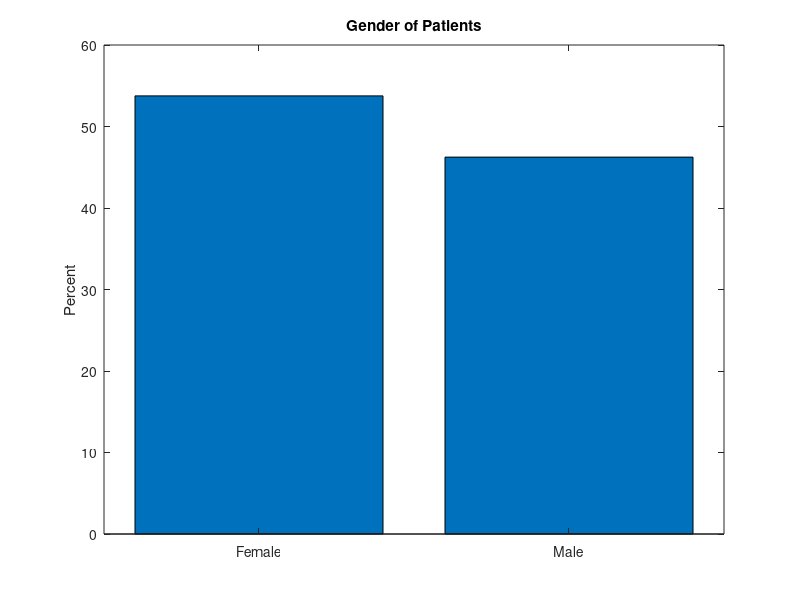
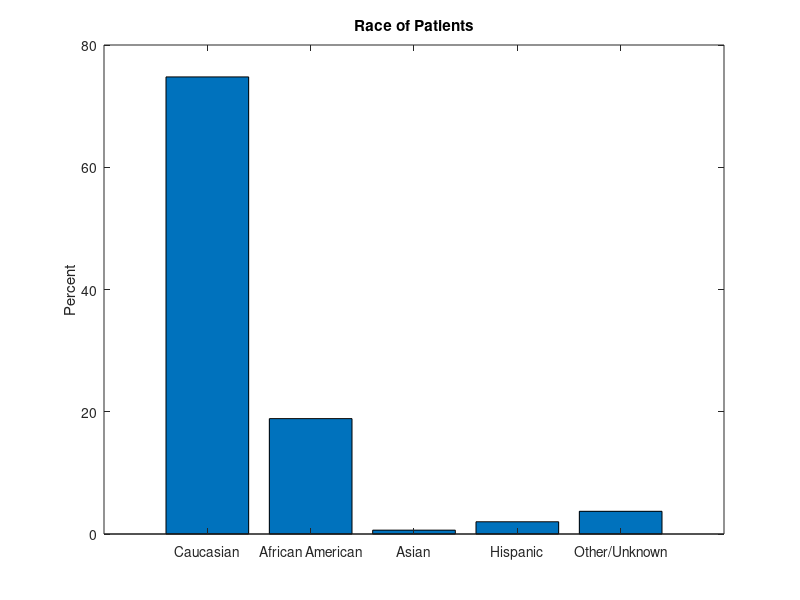
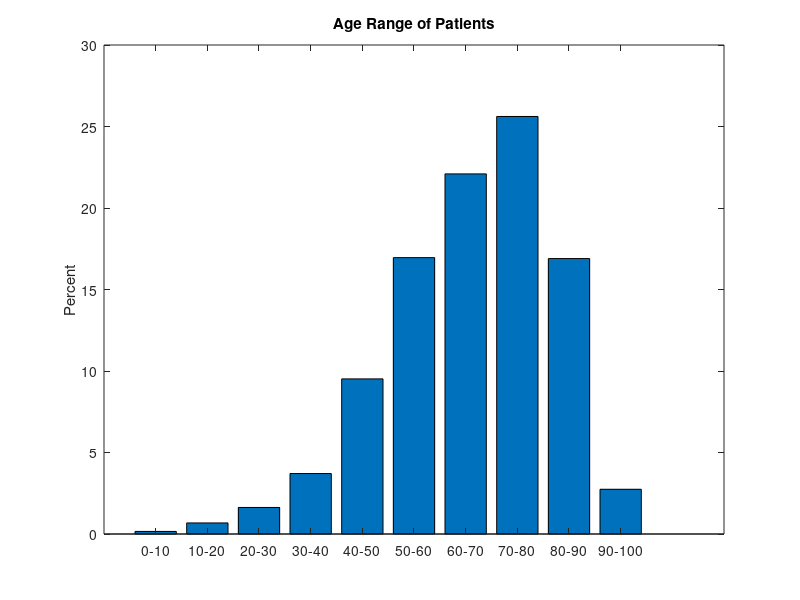
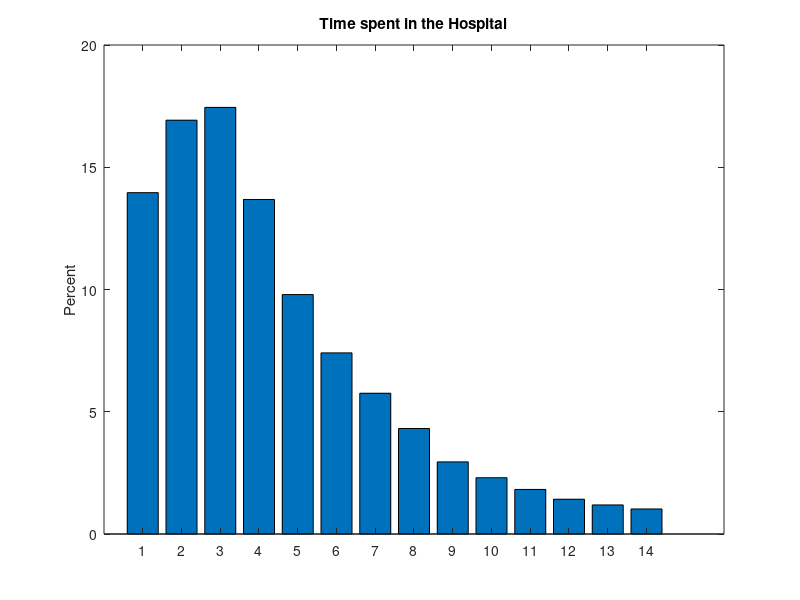

MATLAB code for these plots, in order:
%% This code is to calculate and obtain some interesting statistics about
% the data set that we're working with. We'll be looking at gender, race, 
% age, hospital readmission rates, Time in the hospital

clear
close all
load('Final_Data.mat')

%% Here we look at gender: second column.
figure
col = 2;
tb = tabulate(X_Data(:,col));
bar(tb(:,3))
set(gca,'XTickLabel',{'Female', 'Male'})
title('Gender of Patients')
ylabel('Percent')

%% Here we look at race: first column
figure
col = 1;
tb = tabulate(X_Data(:,col));
bar(tb(:,3))
set(gca,'XTickLabel',{'Caucasian', 'African American', 'Asian','Hispanic','Other/Unknown'})
title('Race of Patients')
ylabel('Percent')

%% Here we look at Ages: Third column
figure
col = 3;
tb = tabulate(X_Data(:,col));
bar(tb(:,3))
set(gca,'XTickLabel',{'0-10', '10-20', '20-30','30-40','40-50','50-60', '60-70', '70-80','80-90','90-100'})
title('Age Range of Patients')
ylabel('Percent')

%% Here we look at Time spent in the hospital: Seventh column
figure
col = 7;
tb = tabulate(X_Data(:,col));
bar(tb(:,3))
title('Time spent in the Hospital')
ylabel('Percent')


%% Here we look at Re-admissionn rates: Labels column
figure
tb = tabulate(Y_Label);
bar(tb(:,3))
title('Readmission Rates')
set(gca,'XTickLabel',{'Not Readmitted', 'Within 30 days', 'After 30 days'})
ylabel('Percent')

